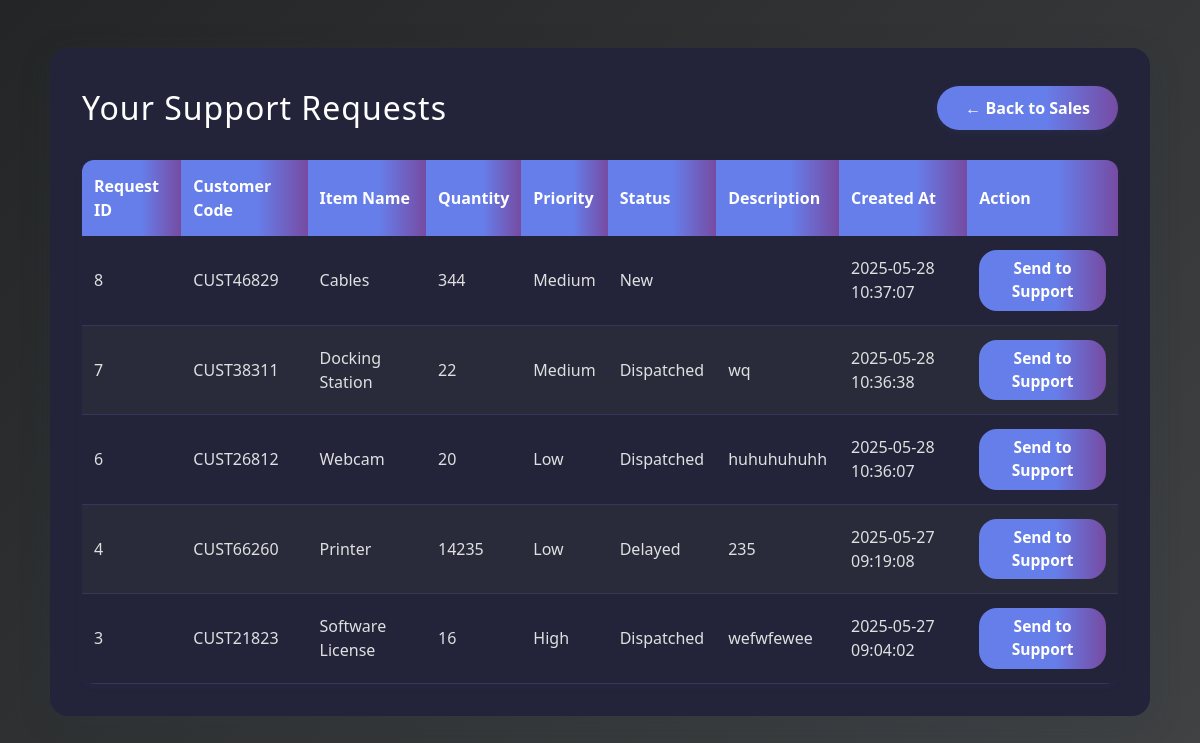
Page /support-sales (signed in) on the earlier database version.
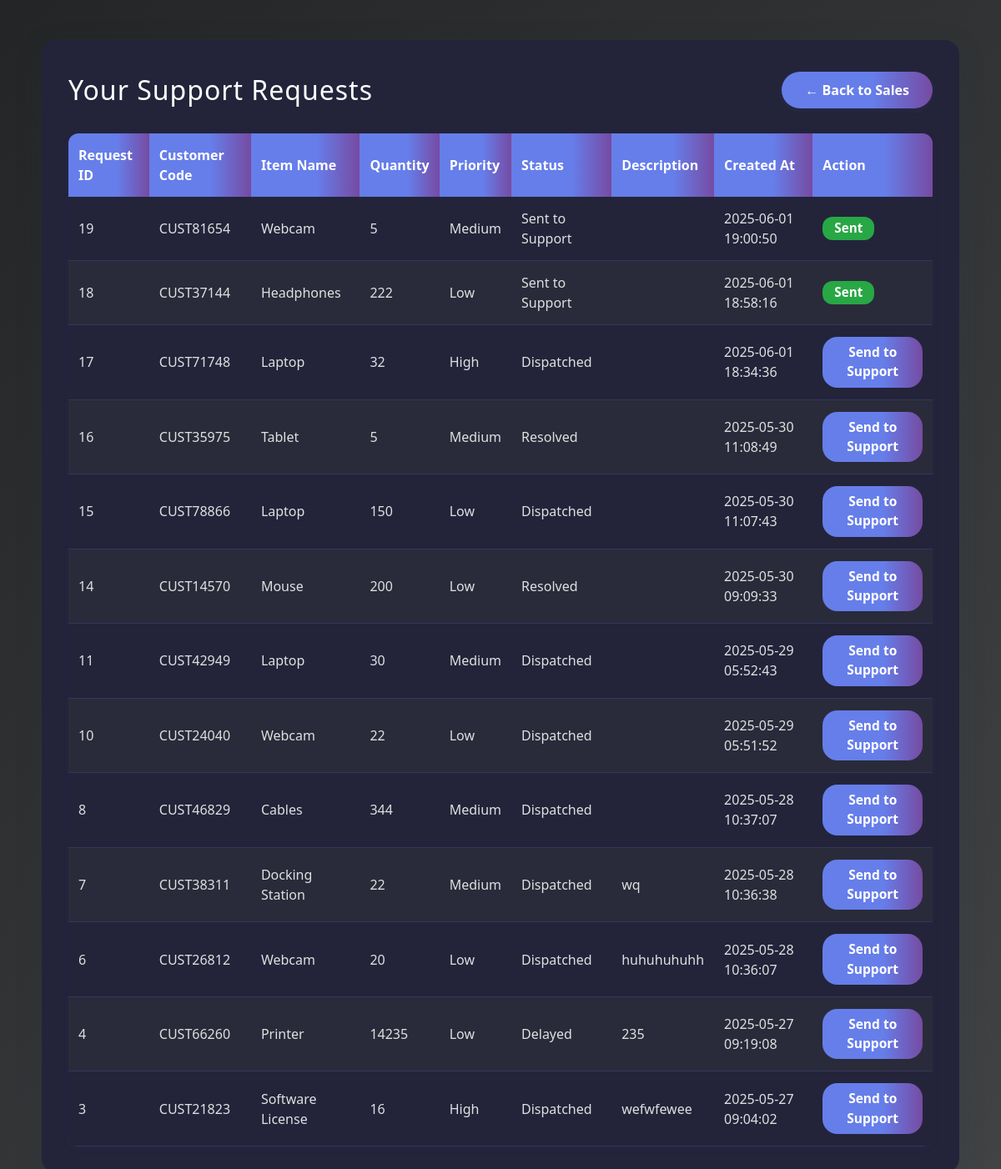
Same page on the later database version.
### models.py (models this page shows)
class Request(db.Model):
    id = db.Column(db.Integer, primary_key=True)
    customer_id = db.Column(db.Integer, db.ForeignKey('customer.id'), nullable=False)
    customer_code = db.Column(db.String(50), nullable=False)  # <-- Newly added
    item_name = db.Column(db.String(100), nullable=False)
    quantity = db.Column(db.Integer, nullable=False)
    priority = db.Column(db.String(50), nullable=False)
    status = db.Column(db.String(50), default='New')
    created_at = db.Column(db.DateTime, default=datetime.utcnow)
    submitted_by = db.Column(db.Integer, db.ForeignKey('user.id'))
    description = db.Column(db.Text, nullable=True)

### app.py (the view)
@app.route('/support-sales')
@login_required
def support_sales():
    user_id = current_user.id
    requests = Request.query.filter_by(submitted_by=user_id).order_by(Request.created_at.desc()).all()
    return render_template('support_sales.html', requests=requests)

### app.py (called while the page is built)
@login_manager.user_loader
def load_user(user_id):
    return User.query.get(int(user_id))

@app.after_request
def add_header(response):
    response.headers["Cache-Control"] = "no-cache, no-store, must-revalidate, private"
    response.headers["Pragma"] = "no-cache"
    response.headers["Expires"] = "-1"
    return response

### templates/support_sales.html (shortened to what this page needs)
<!DOCTYPE html>
<html lang="en">
  <head>
    <link
      rel="stylesheet"
      href="https://stackpath.bootstrapcdn.com/bootstrap/4.5.2/css/bootstrap.min.css"
    />
  </head>
  <body>
    <div class="container-card">
      <div class="header-row">
        <h1>Your Support Requests</h1>
        <a href="{{ url_for('sales_page') }}" class="btn-back">← Back to Sales</a>
      </div>
      <table>
        <thead>
          <tr>
            <th>Request ID</th>
            <th>Customer Code</th>
            <th>Item Name</th>
            <th>Quantity</th>
            <th>Priority</th>
            <th>Status</th>
            <th>Description</th>
            <th>Created At</th>
            <th>Action</th>
          </tr>
        </thead>
        <tbody>
          {% if requests %}
            {% for request_item in requests %}
              <tr>
                <td>{{ request_item.id }}</td>
                <td>{{ request_item.customer_code }}</td>
                <td>{{ request_item.item_name }}</td>
                <td>{{ request_item.quantity }}</td>
                <td>{{ request_item.priority }}</td>
                <td>{{ request_item.status }}</td>
                <td>{{ request_item.description }}</td>
                <td>{{ request_item.created_at.strftime('%Y-%m-%d %H:%M:%S') }}</td>
                <td>
                  {% if request_item.status != 'Sent to Support' %}
                    <form action="{{ url_for('send_to_support', request_id=request_item.id) }}" method="post">
                      <button type="submit" class="btn btn-primary btn-sm">Send to Support</button>
                    </form>
                  {% else %}
                    <span class="badge badge-success">Sent</span>
                  {% endif %}
                </td>
              </tr>
            {% endfor %}
          {% else %}
            <tr>
              <td colspan="9" class="text-center">No requests found.</td>
            </tr>
          {% endif %}
        </tbody>
      </table>
    </div>
  </body>
</html>

Differences in the rows shown:
added Request: id "19", customer_code "CUST81654", item_name "Webcam", quantity "5", priority "Medium", status "Sent to Support", created_at "2025-06-01 19:00:50"
added Request: id "18", customer_code "CUST37144", item_name "Headphones", quantity "222", priority "Low", status "Sent to Support", created_at "2025-06-01 18:58:16"
added Request: id "17", customer_code "CUST71748", item_name "Laptop", quantity "32", priority "High", status "Dispatched", created_at "2025-06-01 18:34:36"
added Request: id "16", customer_code "CUST35975", item_name "Tablet", quantity "5", priority "Medium", status "Resolved", created_at "2025-05-30 11:08:49"
added Request: id "15", customer_code "CUST78866", item_name "Laptop", quantity "150", priority "Low", status "Dispatched", created_at "2025-05-30 11:07:43"
added Request: id "14", customer_code "CUST14570", item_name "Mouse", quantity "200", priority "Low", status "Resolved", created_at "2025-05-30 09:09:33"
added Request: id "11", customer_code "CUST42949", item_name "Laptop", quantity "30", priority "Medium", status "Dispatched", created_at "2025-05-29 05:52:43"
added Request: id "10", customer_code "CUST24040", item_name "Webcam", quantity "22", priority "Low", status "Dispatched", created_at "2025-05-29 05:51:52"
changed Request "CUST46829": status "New" → "Dispatched"
